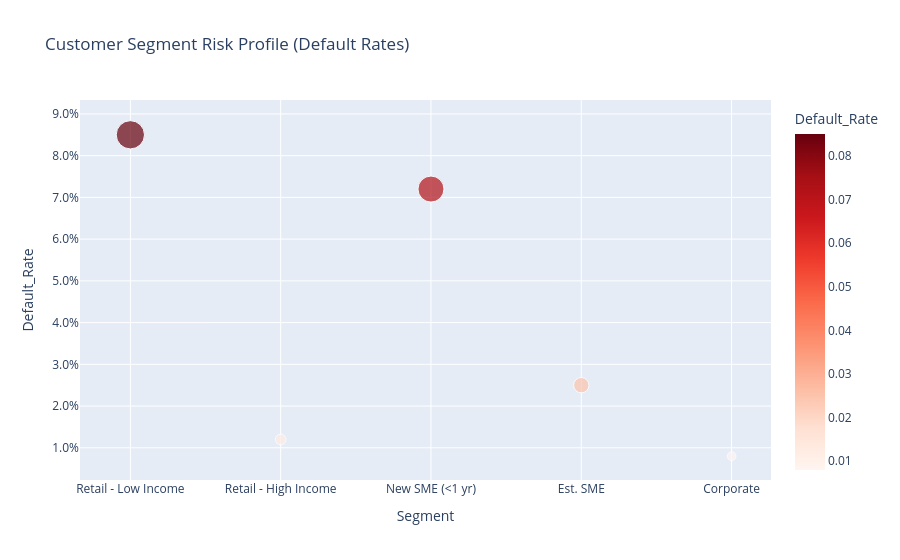

Notebook cell for this chart:
### Markdown cell above
## 3. Highest-Risk Customer Segments

**Business Observation:** Default and delinquency rates are elevated in specific, newly acquired customer segments.  
**Evidence:** Default rate analysis highlights that 'Retail - Low Income' and 'New SME (<1 yr)' segments exhibit 3x the average delinquency rate.  
**Impact:** Rising credit risk in these segments threatens overall portfolio health and capital reserves.  
**Recommended Action:** Tighten credit scoring thresholds for new applicants in these segments and increase early-warning monitoring.

### Code cell
# Simulate risk data
segments = ['Retail - Low Income', 'Retail - High Income', 'New SME (<1 yr)', 'Est. SME', 'Corporate']
default_rates = [0.085, 0.012, 0.072, 0.025, 0.008]
risk_data = pd.DataFrame({'Segment': segments, 'Default_Rate': default_rates})

fig_risk = px.scatter(
    risk_data, x='Segment', y='Default_Rate', size='Default_Rate',
    title='Customer Segment Risk Profile (Default Rates)',
    color='Default_Rate', color_continuous_scale='Reds'
)
fig_risk.update_layout(yaxis_tickformat='.1%')
fig_risk.write_html('../../../visualizations/executive_risk_profile.html')
fig_risk.show()

### Figure 1 — Plotly figure (JSON) as saved in the notebook; plotly's stock layout.template omitted (floating-point values rounded to 4 significant figures)
{"data": [{"hovertemplate": "Segment=%{x}<br>Default_Rate=%{marker.color}<extra></extra>", "legendgroup": "", "marker": {"color": [0.085, 0.012, 0.072, 0.025, 0.008], "coloraxis": "coloraxis", "size": [0.085, 0.012, 0.072, 0.025, 0.008], "sizemode": "area", "sizeref": 0.0002125, "symbol": "circle"}, "mode": "markers", "name": "", "orientation": "v", "showlegend": false, "type": "scatter", "x": ["Retail - Low Income", "Retail - High Income", "New SME (<1 yr)", "Est. SME", "Corporate"], "xaxis": "x", "y": [0.085, 0.012, 0.072, 0.025, 0.008], "yaxis": "y"}], "layout": {"coloraxis": {"autocolorscale": false, "colorbar": {"title": {"text": "Default_Rate"}}, "colorscale": [[0.0, "rgb(255,245,240)"], [0.125, "rgb(254,224,210)"], [0.25, "rgb(252,187,161)"], [0.375, "rgb(252,146,114)"], [0.5, "rgb(251,106,74)"], [0.625, "rgb(239,59,44)"], [0.75, "rgb(203,24,29)"], [0.875, "rgb(165,15,21)"], [1.0, "rgb(103,0,13)"]]}, "legend": {"itemsizing": "constant", "tracegroupgap": 0}, "title": {"text": "Customer Segment Risk Profile (Default Rates)"}, "xaxis": {"anchor": "y", "domain": [0.0, 1.0], "title": {"text": "Segment"}}, "yaxis": {"anchor": "x", "domain": [0.0, 1.0], "tickformat": ".1%", "title": {"text": "Default_Rate"}}}}
